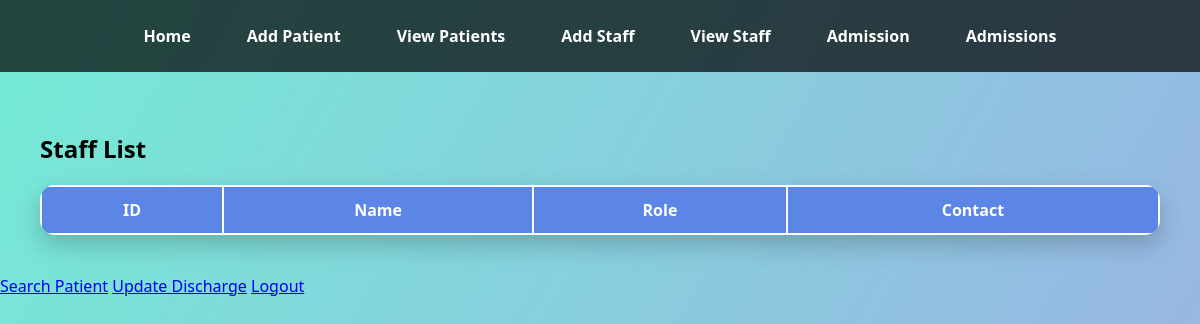
/view_staff, run on an earlier commit of the app's database.
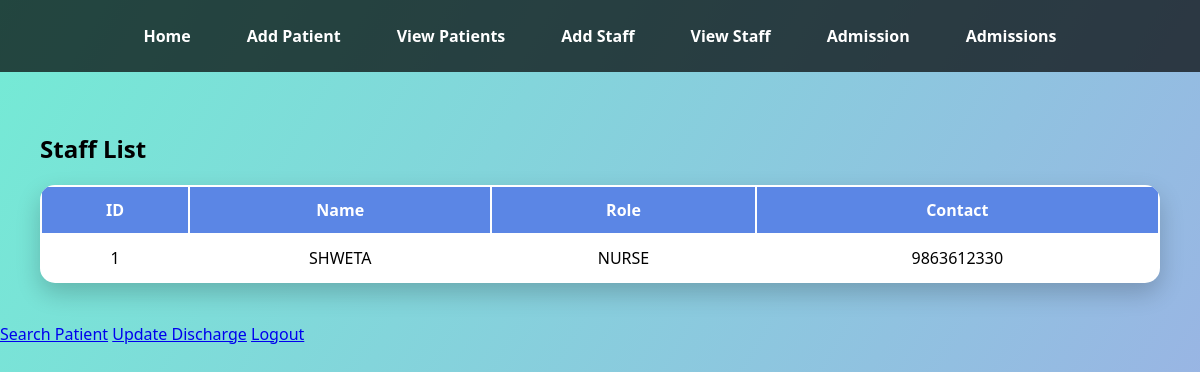
And on a later commit of the database.
### database.py (models this page shows)
class Staff(db.Model):
    id = db.Column(db.Integer, primary_key=True)
    name = db.Column(db.String(100), nullable=False)
    role = db.Column(db.String(100), nullable=False)
    contact = db.Column(db.String(15), nullable=False)

### app.py (the view)
@app.route("/view_staff")
def view_staff():
    staff_list = Staff.query.all()
    return render_template("view_staff.html", staff_list=staff_list)

### templates/view_staff.html
{% extends "base.html" %}
{% block content %}
<h2>Staff List</h2>
<table>
    <tr>
        <th>ID</th>
        <th>Name</th>
        <th>Role</th>
        <th>Contact</th>
    </tr>
    {% for staff in staff_list %}
    <tr>
        <td>{{ staff.id }}</td>
        <td>{{ staff.name }}</td>
        <td>{{ staff.role }}</td>
        <td>{{ staff.contact }}</td>
    </tr>
    {% endfor %}
</table>
{% endblock %}

What changed in the data, as far as the page shows it:
added Staff: id "1", name "SHWETA", role "NURSE", contact "9863612330"
